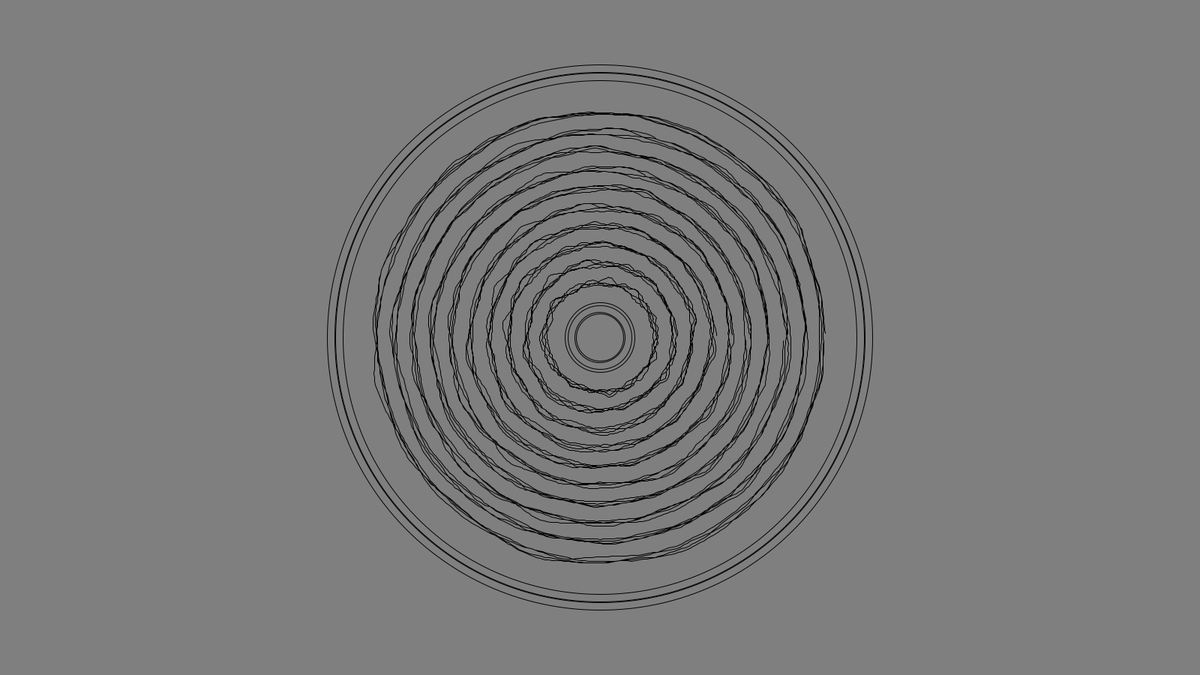
Frame 1 (no input)
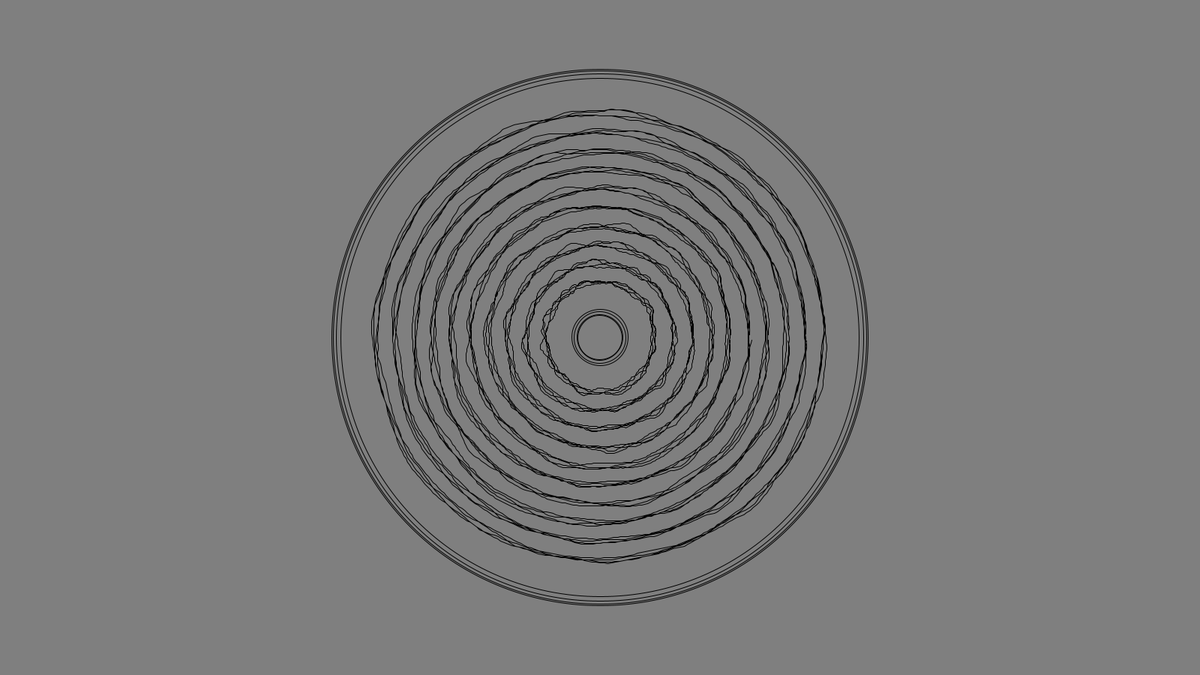
Frame 60 (the mouse pressed at the canvas centre just before this capture)
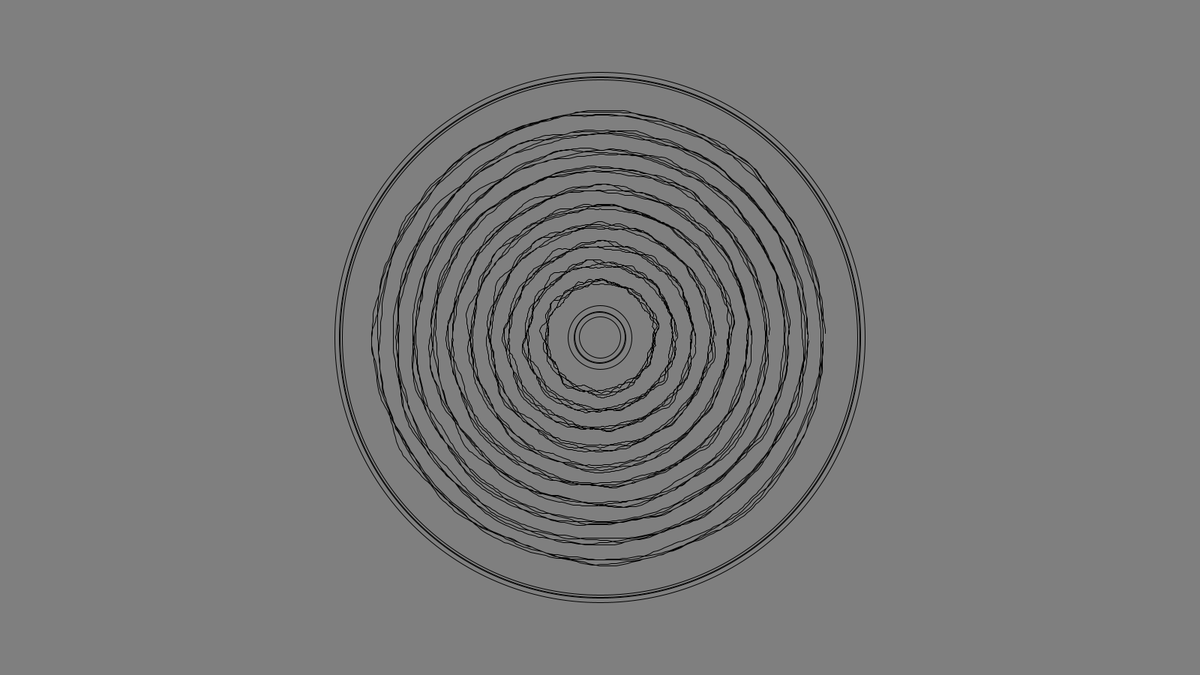
Frame 120 (the mouse held since frame 60 and released just before this capture)

The Processing sketch that drew these frames (run headless with seeded random() and noise(); from frame 60 on, the mouse is pressed at the canvas centre):

// Processing sketch: Static_II
// ── Static_II.pde
float centX;
float centY;

void setup () {
  size (1600, 900);
  background (180);
  frameRate (12);
  smooth ();
  noFill ();
  centX = width / 2;
  centY = height /2;
}

void innerSpiral (float radius) {
  strokeWeight (1);
  stroke (0, 0, 0, 127);
  for (int i = 0; i <= 4; i++) {
    float r = radius;
    float x, y;
    float lastx = -999;
    float lasty = -999;
    float radiusNoise = random(10);
    for (float ang = 0; ang <= 1440; ang += 5) {
      radiusNoise += 0.05;
      r += 0.5;
      float thisRadius = r + (noise (radiusNoise) * 50) - 25;
      float rad = radians (ang);
      x = centX + (thisRadius * cos (rad));
      y = centY + (thisRadius * sin (rad));
      if (lastx > -999) {
        line (x, y, lastx, lasty);
      }
      lastx = x;
      lasty = y;
    }
  }
}

void innerCircle (float radius) {
  strokeWeight (1);
  stroke (0, 0, 0);
  float radiusNoise = random (20);
  float thisRadius = radius + (noise (radiusNoise) * 75) - 30;
  ellipse (centX, centY, thisRadius, thisRadius);
}

void draw () {
  background (127);
  
  for (int r = 300; r > 50; r -= 25) {
    float radius = r;
    float x, y;
    float radiusNoise = random (10);
    beginShape ();
    for (float ang = 0; ang <= 1440; ang += 1) {
      radiusNoise += 0.05;
      float thisRadius = radius + (noise(radiusNoise) * 20) - 10;
      float rad = radians (ang);
      x = centX + (thisRadius * cos(rad));
      y = centY + (thisRadius * sin(rad));
      strokeWeight (1);
      stroke (0, 0, 0);
      curveVertex (x, y);
    }
    endShape ();
  }

  for (int i = 0; i < 4; i++) {
    innerCircle (75);
    innerCircle (700);
  }
}
